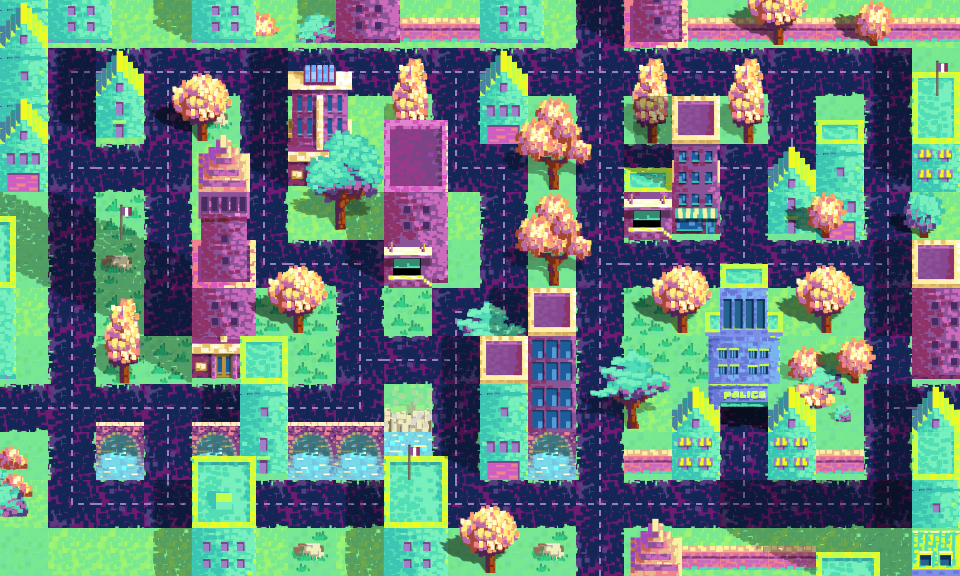

Below is a game level as drawn by its tile map, then a one-line description and the .tmx that defines it (tile-layer data replaced by summaries):
An orthogonal 20x12 tile map with 48x48 px tiles, 3 tile layers (tile layer 1, tile layer 3, tile layer 2), 3 tilesets.

<map version="1.2" tiledversion="1.2.5" orientation="orthogonal" renderorder="right-down" width="20" height="12" tilewidth="48" tileheight="48" infinite="0" nextlayerid="6" nextobjectid="1">
 <tileset firstgid="1" name="coppacar_ts1" tilewidth="48" tileheight="48" tilecount="168" columns="8">
  <image source="ccc_tileset.png" width="385" height="1008" />
  <tile id="62">
   <animation>
    <frame tileid="62" duration="300" />
    <frame tileid="54" duration="300" />
   </animation>
  </tile>
  <tile id="70">
   <animation>
    <frame tileid="70" duration="100" />
    <frame tileid="71" duration="100" />
   </animation>
  </tile>
  <tile id="142">
   <animation>
    <frame tileid="142" duration="100" />
    <frame tileid="143" duration="100" />
   </animation>
  </tile>
 </tileset>
 <tileset firstgid="169" name="collision set" tilewidth="48" tileheight="48" tilecount="100" columns="10">
  <image source="collision_objects.png" width="480" height="480" />
 </tileset>
 <tileset firstgid="269" source="extras.tsx" />
 <layer id="1" name="tile layer 1" width="20" height="12">
  <data>[240 cells, 240 non-empty, 13 distinct tile ids]</data>
 </layer>
 <layer id="3" name="tile layer 3" width="20" height="12">
  <data>[240 cells, 123 non-empty, 57 distinct tile ids]</data>
 </layer>
 <layer id="4" name="tile layer 2" width="20" height="12">
  <data>[240 cells, 137 non-empty, 82 distinct tile ids]</data>
 </layer>
</map>
